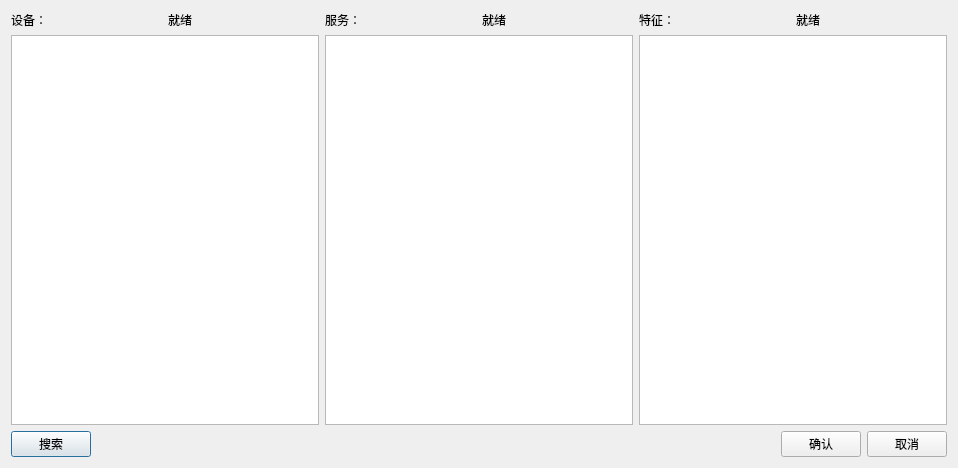
<?xml version="1.0" encoding="UTF-8"?>
<ui version="4.0">
 <class>ConnectDeviceDialog</class>
 <widget class="QDialog" name="ConnectDeviceDialog">
  <property name="geometry">
   <rect>
    <x>0</x>
    <y>0</y>
    <width>958</width>
    <height>468</height>
   </rect>
  </property>
  <property name="windowTitle">
   <string>BLE蓝牙设备选择并连接</string>
  </property>
  <layout class="QVBoxLayout" name="verticalLayout_2">
   <item>
    <layout class="QGridLayout" name="gridLayout">
     <item row="1" column="0">
      <widget class="QListWidget" name="list_Devices"/>
     </item>
     <item row="1" column="1">
      <widget class="QListWidget" name="list_Services"/>
     </item>
     <item row="1" column="2">
      <widget class="QListWidget" name="list_Characteristics"/>
     </item>
     <item row="0" column="0">
      <layout class="QHBoxLayout" name="horizontalLayout_3">
       <item>
        <widget class="QLabel" name="label">
         <property name="text">
          <string>设备：</string>
         </property>
        </widget>
       </item>
       <item>
        <widget class="QLabel" name="lb_DeviceDiscoveryState">
         <property name="text">
          <string>就绪</string>
         </property>
        </widget>
       </item>
      </layout>
     </item>
     <item row="0" column="1">
      <layout class="QHBoxLayout" name="horizontalLayout_4">
       <item>
        <widget class="QLabel" name="label_2">
         <property name="text">
          <string>服务：</string>
         </property>
        </widget>
       </item>
       <item>
        <widget class="QLabel" name="lb_ServiceDiscoveryState">
         <property name="text">
          <string>就绪</string>
         </property>
        </widget>
       </item>
      </layout>
     </item>
     <item row="0" column="2">
      <layout class="QHBoxLayout" name="horizontalLayout_5">
       <item>
        <widget class="QLabel" name="label_3">
         <property name="text">
          <string>特征：</string>
         </property>
        </widget>
       </item>
       <item>
        <widget class="QLabel" name="lb_CharacteristicDiscoveryState">
         <property name="text">
          <string>就绪</string>
         </property>
        </widget>
       </item>
      </layout>
     </item>
    </layout>
   </item>
   <item>
    <layout class="QHBoxLayout" name="horizontalLayout_2">
     <item>
      <widget class="QPushButton" name="bt_Search">
       <property name="text">
        <string>搜索</string>
       </property>
      </widget>
     </item>
     <item>
      <spacer name="horizontalSpacer">
       <property name="orientation">
        <enum>Qt::Orientation::Horizontal</enum>
       </property>
       <property name="sizeHint" stdset="0">
        <size>
         <width>40</width>
         <height>20</height>
        </size>
       </property>
      </spacer>
     </item>
     <item>
      <widget class="QPushButton" name="bt_OK">
       <property name="text">
        <string>确认</string>
       </property>
      </widget>
     </item>
     <item>
      <widget class="QPushButton" name="bt_Cancel">
       <property name="text">
        <string>取消</string>
       </property>
      </widget>
     </item>
    </layout>
   </item>
  </layout>
 </widget>
 <resources/>
 <connections/>
</ui>
